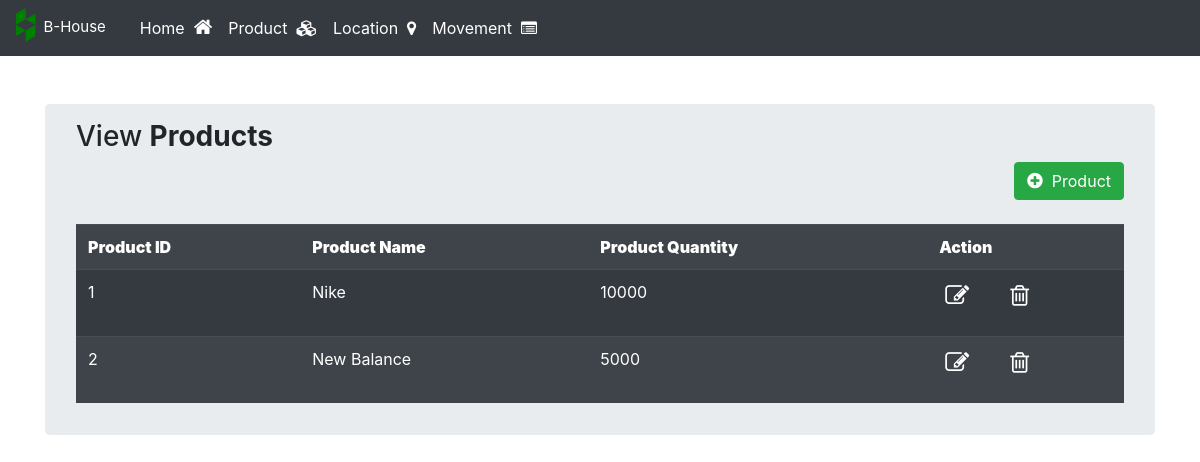
/product, run on the app's committed database.
### app.py (models this page shows, shortened)
class Product(db.Model):
	id = db.Column(db.Integer,primary_key=True)
	name = db.Column(db.String(100),nullable=False)
	date_created = db.Column(db.DateTime, default=datetime.utcnow)
	date_updated = db.Column(db.DateTime, default=datetime.utcnow)

### app.py (the view)
@app.route('/product', methods=['GET','POST'])
def products():
	if request.method=='POST':
		if 'add_product_name' in request.form:
			product_name = request.form['add_product_name']
			if not product_name.strip():
				flash(f"Product name is empty or contains only spaces!", "danger")
				return redirect('/product')
			elif bool(Product.query.filter(func.lower(Product.name) == func.lower(product_name)).first()):
				flash(f"'{product_name}' already exists!", "danger")
				return redirect('/product')
			else:
				new_product=Product(name=product_name)
				db.session.add(new_product)
				db.session.commit()
				flash(f"'{product_name}' is successfully added!", "success")
				return redirect('/product')
		if 'delete_product_id' in request.form:
			product_id = request.form['delete_product_id']
			product_name = ProductMovement.query.filter(ProductMovement.product_id==product_id,ProductMovement.Flag =='A').first()
			if product_name is not None:
				flash(f"'Product used in movement cannot be deleted!", "danger")
				return redirect('/product')
			else:
				delete_product = Product.query.get_or_404(product_id)
				db.session.delete(delete_product)
				db.session.commit()
				flash(f"'{delete_product.name}' is successfully deleted!", "danger")
				return redirect('/product')
		if 'editproduct' in request.form:
			update_product_name = request.form['product_name']
			if bool(Product.query.filter(func.lower(Product.name) == func.lower(update_product_name)).first()):
				flash(f"'{update_product_name}' already exists!", "danger")
				return redirect('/product')
			else:
				update_product_id = request.form['editproduct']
				update = Product.query.get_or_404(update_product_id)
				e_id=ProductMovement.query.filter_by(product_id=update_product_id)
				for  i in e_id:
					edit_movement = ProductMovement.query.get_or_404(i.id)
					edit_movement.product_name=update_product_name
				update.name = update_product_name
				update.date_updated = datetime.utcnow()
				db.session.commit()
				flash(f" Product successfully updated!", "info")
				return redirect('/product')
	else:
		all_product = Product.query.order_by(Product.id).all()
		message = None
		product_details = get_data("product")
		if not product_details:
			message = "Currently Data is unavailable.Add Now!"
		return render_template('product.html',product_details=product_details,message=message)

### app.py (called while the page is built)
def get_total(product, location,movement=None,process=None):
	imported = 0
	exported = 0
	if movement is None:
		imported_items = get_import_data(product,location)
	else:
		imported_items = get_import_data(product,location,movement,process)
	if imported_items:
		for item in imported_items:
			imported +=item.product_qty
	if movement is None:
		exported_items = get_export_data(product,location)
	else :
		exported_items = get_export_data(product,location,movement,process)
	if exported_items:
			for item in exported_items:
				exported += item.product_qty
	if exported > imported:
		total = exported - imported
	else:
		total = imported - exported
	return total

def get_import_data(product, location,movement=None,process=None):
	if movement is not None:
		if process == 'past':
			imported = ProductMovement.query.filter(ProductMovement.id < movement , ProductMovement.product_name == product ,ProductMovement.to_location == location ,ProductMovement.Flag =='A')
		if process == 'future':
			imported = ProductMovement.query.filter(ProductMovement.id > movement , ProductMovement.product_name == product ,ProductMovement.to_location == location ,ProductMovement.Flag =='A')
	else:
		imported = ProductMovement.query.filter_by(product_name=product).filter_by(to_location=location).filter_by(Flag='A').all()
	return imported

def get_export_data(product, location,movement=None,process=None):
	if movement is not None:
		if process == 'past':
			exported = ProductMovement.query.filter(ProductMovement.id < movement , ProductMovement.product_name == product ,ProductMovement.from_location == location ,ProductMovement.Flag =='A')
			return exported
		if process == 'future':
			exported = ProductMovement.query.filter(ProductMovement.id > movement , ProductMovement.product_name == product ,ProductMovement.from_location == location ,ProductMovement.Flag =='A')
			return exported
	else:
		exported = ProductMovement.query.filter_by(product_name=product).filter_by(from_location=location).filter_by(Flag='A').all()
		return exported

### templates/product.html (shortened to what this page needs)
{% extends 'base.html' %}
{%block body%}
<br>
<div class="container" align="center">
	<br>
	<div div class="row-9">
		<DIV class="jumbotron p-3">
		<div class="col-12">
      <H3 align="left">View <b>Products</b></H3>
		<div align="right">
			<button class="btn btn-success btn-xs" data-toggle="modal" data-target="#addNewProduct"><i class="fa fa-plus-circle" aria-hidden="true" style="font-size:18px ; color: white" ></i>&nbsp; Product</button>
		</div>
		<br>
			<table class="table table-striped table-dark">
				<tr>
          <th><b>Product ID</b></th>
					<th><b>Product Name</b></th>
					<th><b>Product Quantity</b></th>
					<th><b>Action</b></th>
				</tr>
        {% if message is none%}
				{% for product in product_details%}
				<tr>
					<td>{{product.id}}</td>
          <td>{{product.name}}</td>
					<td>{{product.available_quantity}}</td>
					<td>
						<div style="width:70px;">
    					<div style="float: left; width: 13px">
            <button  style="border: 0; background: none;"  data-toggle="modal" data-target="#editProduct{{product.id}}" ><i class="fa fa-edit" style="font-size:24px ; color: white"></i></button>
					</div>
					 <div style="float: right; width: 5px">
						<form action="/product" method="POST" >
              <button type="submit" name="submit" onclick="this.blur(); return confirm('Are you sure to delete {{product.name}}?');" style="border: 0; background: none;">
            <i class="fa fa-trash-o" style='font-size:24px ; color: white' aria-hidden="true"></i>
          </button>
						</form>
					</div>
				</div>
					</td>
				</tr>
				{% endfor %}
        </table>
        {% else %}
          <h3>{{message}}</h3>
          <br>
        {% endif %}
			</DIV>
		</div>
	</div>
</div>
{%endblock%}

### data on the page
Product: id "1", name "Nike", available_quantity "10000"
Product: id "2", name "New Balance", available_quantity "5000"
